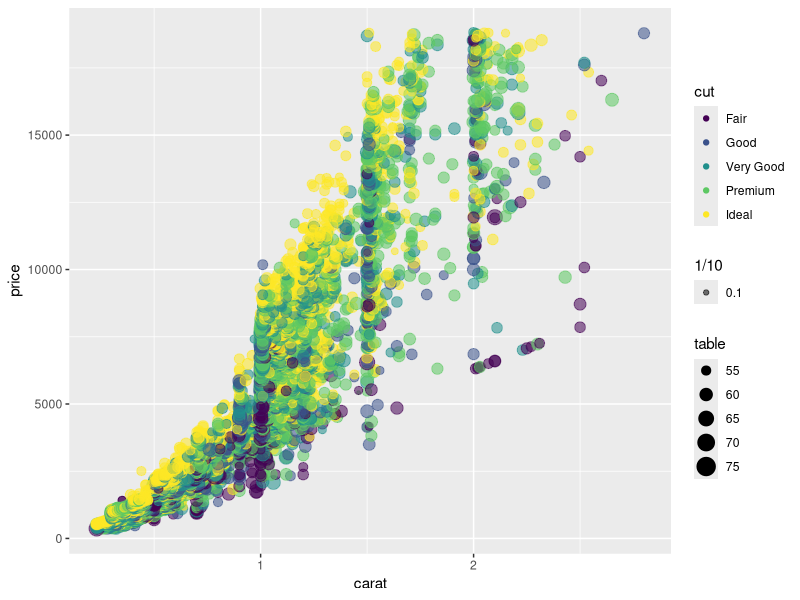

The R script that drew this image:



# install.packages("tidyverse")



library(tidyverse)

# manipulate data set

diamonds2 <- diamonds %>% 
        filter(color == "G" & depth > 60) %>% 
        group_by(clarity) %>% 
        arrange(clarity) %>% 
        mutate(av_carat = mean(carat)) %>% 
        mutate(med_carat = median(carat)) 

ggplot(diamonds2, aes(carat, price)) +
        geom_point(aes(colour=cut, size=table, alpha=1/10)) 

